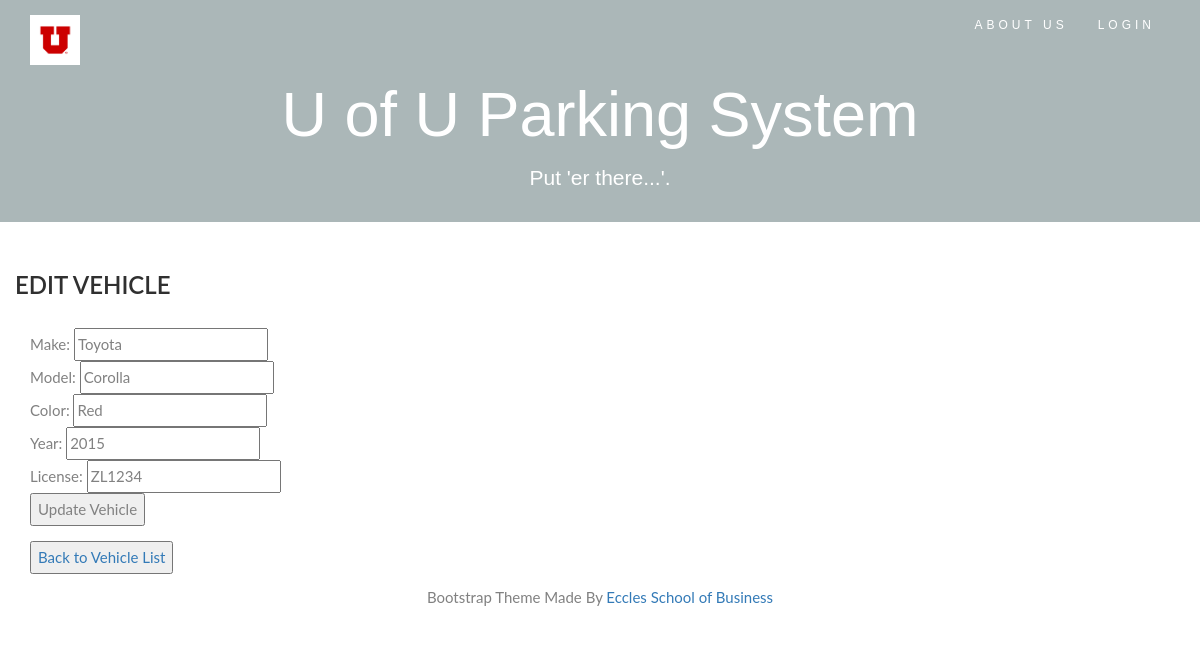
Page /edit-vehicle.php?edit_id=1 on the committed database.
### tables this page shows
CREATE TABLE Vehicle (
    VEHICLE_ID INT AUTO_INCREMENT PRIMARY KEY,
    DRIVER_ID INT,
    License_Plate VARCHAR(20) UNIQUE,
    Make VARCHAR(50),
    Model VARCHAR(50),
    Color VARCHAR(20),
    Year YEAR,
    VIOLATION_ID INT,
    FOREIGN KEY (DRIVER_ID) REFERENCES users(driver_id),
    FOREIGN KEY (VIOLATION_ID) REFERENCES Violation(VIOLATION_ID) on delete cascade
);

### authx/sanitize.php (called while the page is built)
<?php
function mysql_entities_fix_string($conn, $string){
	return htmlentities(mysql_fix_string($conn, $string));
}
function mysql_fix_string($conn, $string){
	$string = stripslashes($string);
	return $conn->real_escape_string($string);
}
?>

### edit-vehicle.php (the view, shortened to what this page needs)
<?php
include 'header.php';
include 'authx/dbinfo.php';
require_once 'authx/sanitize.php';
global $conn;
$disabled = '';
if (isset($_GET['edit_id'])) {
    global $conn;
    $vehicle_id = intval(mysql_entities_fix_string($conn,$_GET['edit_id']));
    $sql = "SELECT * FROM vehicle WHERE VEHICLE_ID = ?";
    $stmt = $conn->prepare($sql);
    $stmt->bind_param("i", $vehicle_id);
    $stmt->execute();
    $result = $stmt->get_result();
    global $vehicle;
    $vehicle = $result->fetch_assoc();
}
?>
<div class="container">
<div class="row justify-content-center">
<h2>Edit Vehicle</h2>
<div class="col-md-8">
    <div class="card">
        <div class="card-body">
            <form method="post" action="edit-vehicle.php?edit_id=<?php echo $vehicle['VEHICLE_ID']; ?>">
                Make: <input type="text" name="make" <?php echo $disabled ?> value="<?php echo $vehicle['Make']; ?>"><br>
                Model: <input type="text" name="model" <?php echo $disabled ?> value="<?php echo $vehicle['Model']; ?>"><br>
                Color: <input type="text" name="color" <?php echo $disabled ?> value="<?php echo $vehicle['Color']; ?>"><br>
                Year: <input type="text" name="year" <?php echo $disabled ?> value="<?php echo $vehicle['Year']; ?>"><br>
                License: <input type="text" name="license_plate" <?php echo $disabled ?>  value="<?php echo $vehicle['License_Plate']; ?>"><br>
                <?php if(empty($disabled)) echo "<button type='submit'>Update Vehicle</button>" ?>
            </form>
      <a href='list-vehicles.php'><button>Back to Vehicle List</button></a>
        </div>
    </div>
</div>
</div>
<?php
include 'footer.php';
?>

### styles.css (style rules this page uses)
body { font: 400 15px Lato, sans-serif; line-height: 1.8; color: #818181; }
h2 { font-size: 24px; text-transform: uppercase; color: #303030; font-weight: 600; margin-bottom: 30px; }

### rows in the picture
vehicle: make "Toyota", model "Corolla", color "Red", year "2015", license_plate "ZL1234"
